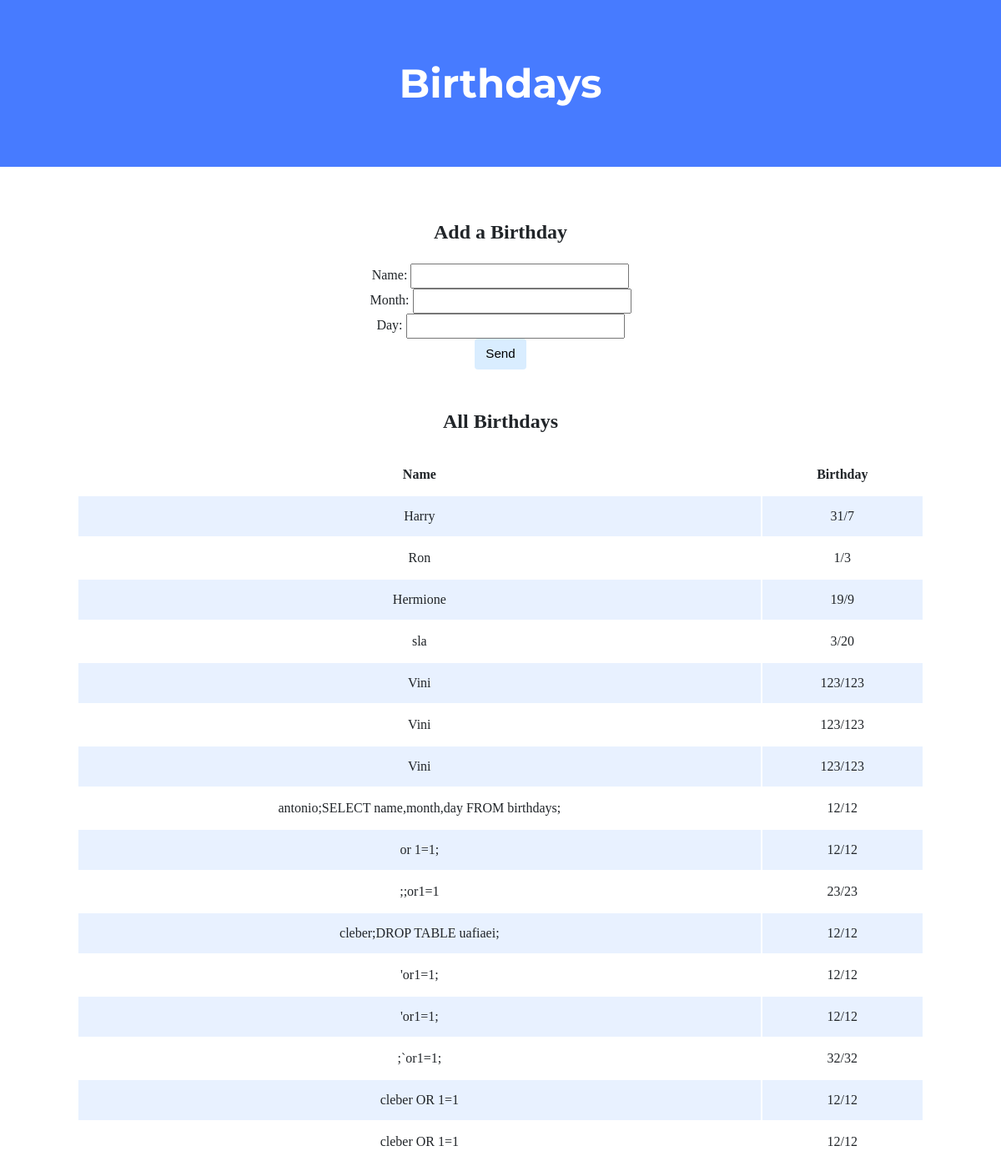
The page / on the database its author committed.
### tables this page shows
CREATE TABLE birthdays (
    id INTEGER,
    name TEXT,
    month INTEGER,
    day INTEGER,
    PRIMARY KEY(id)
);

### app.py (the view)
@app.route("/", methods=["GET", "POST"])
def index():
    if request.method == "POST":
        print("AQUI")
        name = request.form.get('name')
        month = int(request.form.get('month'))
        day = int(request.form.get('day'))
        print(name,month,day)
        data = db.execute(f"INSERT INTO birthdays(name,month,day) VALUES (\"{name}\",{month},{day});")
        return redirect('/')
    else:
        data = db.execute("SELECT name,month,day FROM birthdays;")
        return render_template("index.html", birthdays=data)

### app.py (called while the page is built)
@app.after_request
def after_request(response):
    response.headers["Cache-Control"] = "no-cache, no-store, must-revalidate"
    response.headers["Expires"] = 0
    response.headers["Pragma"] = "no-cache"
    return response

### templates/index.html (shortened to what this page needs)
<!DOCTYPE html>
<html lang="en">
    <head>
        <link href="/static/styles.css" rel="stylesheet">
    </head>
    <body>
        <div class="header">
            <h1>Birthdays</h1>
        </div>
        <div class="container">
            <div class="section">
                <h2>Add a Birthday</h2>
                <form action="/" method="POST">
                    <label>Name:</label>
                    <input name="name" type="text"><br>
                    <label>Month:</label>
                    <input name="month" type="text"><br>
                    <label>Day:</label>
                    <input name="day" type="text"><br>
                    <button type="submit">Send</button>
                </form>
            </div>
            <div class="section">
                <h2>All Birthdays</h2>
                <table>
                    <thead>
                        <tr>
                            <th>Name</th>
                            <th>Birthday</th>
                        </tr>
                    </thead>
                    <tbody>
                        {%- for item in birthdays %}
                        <tr>
                            <td>{{ item.name }}</td>
                            <td>{{item.day}}/{{ item.month }}</td>
                        </tr>
                        {%- endfor %}
                    </tbody>
                </table>
            </div>
        </div>
    </body>
</html>

### static/styles.css (style rules this page uses)
body { background-color: #fff; color: #212529; font-size: 1rem; font-weight: 400; line-height: 1.5; margin: 0; text-align: left; }
.container { margin-left: auto; margin-right: auto; padding-left: 15px; padding-right: 15px; text-align: center; width: 90%; }
.header { background-color: #477bff; color: #fff; margin-bottom: 2rem; padding: 2rem 1rem; text-align: center; }
.section { padding-bottom: 1rem; padding-left: 2rem; padding-right: 2rem; padding-top: 0.5rem; }
h1 { font-family: 'Montserrat', sans-serif; font-size: 48px; }
button, input[type="submit"] { background-color: #d9edff; border: 1px solid transparent; border-radius: 0.25rem; font-size: 0.95rem; font-weight: 400; line-height: 1.5; padding: 0.375rem 0.75rem; text-align: center; transition: color 0.15s ease-in-out, background-color 0.15s ease-in-out, border-color 0.15s ease-in-out, box-shadow 0.15s ease-in-out; vertical-align: middle; }
input[type="text"], input[type="number"] { line-height: 1.8; width: 25%; }
table { background-color: transparent; margin-bottom: 1rem; width: 100%; }
table th, table td { padding: 0.75rem; vertical-align: middle; }
tbody tr:nth-of-type(odd) { background-color: rgb(179, 208, 255, 0.3) }

### rows shown on the page
birthdays: name "Harry", day "31", month "7"
birthdays: name "Ron", day "1", month "3"
birthdays: name "Hermione", day "19", month "9"
birthdays: name "sla", day "3", month "20"
birthdays: name "Vini", day "123", month "123"
birthdays: name "Vini", day "123", month "123"
birthdays: name "Vini", day "123", month "123"
birthdays: name "antonio;SELECT name,month,day FROM birthdays;", day "12", month "12"
birthdays: name "or 1=1;", day "12", month "12"
birthdays: name ";;or1=1", day "23", month "23"
birthdays: name "cleber;DROP TABLE uafiaei;", day "12", month "12"
birthdays: name "'or1=1;", day "12", month "12"
birthdays: name "'or1=1;", day "12", month "12"
birthdays: name ";`or1=1;", day "32", month "32"
birthdays: name "cleber OR 1=1", day "12", month "12"
birthdays: name "cleber OR 1=1", day "12", month "12"
